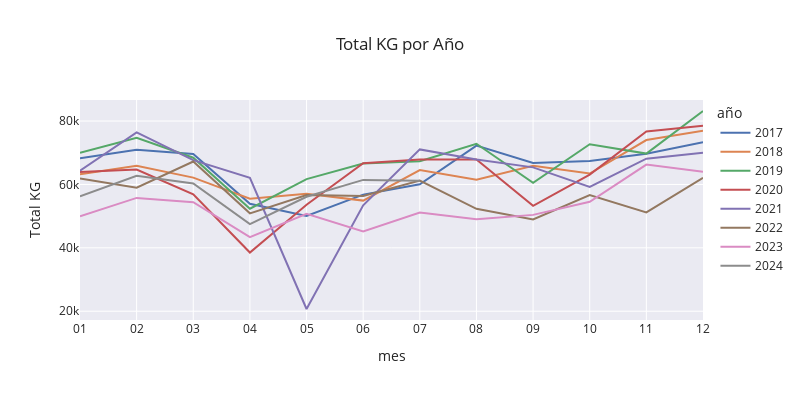

This figure's notebook cell:
### Code cell
fig = px.line(s1_2016_08, 
              x='mes', 
              y='total_kg', 
              color='año',  # Diferente color por año
              labels={'mes_dia': 'Mes', 'total_kg': 'Total KG'}, 
              title='Total KG por Año',
              width=800, height=400)

# Mostrar el gráfico interactivo
fig.show()

### Figure 1 — Plotly figure (JSON) as saved in the notebook; plotly's stock layout.template omitted (floating-point values rounded to 4 significant figures)
{"data": [{"hovertemplate": "año=2017<br>mes=%{x}<br>Total KG=%{y}<extra></extra>", "legendgroup": "2017", "line": {"color": "rgb(76,114,176)", "dash": "solid"}, "marker": {"symbol": "circle"}, "mode": "lines", "name": "2017", "orientation": "v", "showlegend": true, "type": "scatter", "x": ["01", "02", "03", "04", "05", "06", "07", "08", "09", "10", "11", "12"], "xaxis": "x", "y": [68260.0, 70940.0, 69600, 53880, 50030.0, 56800.0, 60040.0, 72250.0, 66740.0, 67410.0, 69680.0, 73320], "yaxis": "y"}, {"hovertemplate": "año=2018<br>mes=%{x}<br>Total KG=%{y}<extra></extra>", "legendgroup": "2018", "line": {"color": "rgb(221,132,82)", "dash": "solid"}, "marker": {"symbol": "circle"}, "mode": "lines", "name": "2018", "orientation": "v", "showlegend": true, "type": "scatter", "x": ["01", "02", "03", "04", "05", "06", "07", "08", "09", "10", "11", "12"], "xaxis": "x", "y": [63180, 65880, 62150.0, 55500.0, 57050.0, 54910.0, 64550.0, 61490.0, 65900.0, 63460.0, 74010.0, 76980.0], "yaxis": "y"}, {"hovertemplate": "año=2019<br>mes=%{x}<br>Total KG=%{y}<extra></extra>", "legendgroup": "2019", "line": {"color": "rgb(85,168,104)", "dash": "solid"}, "marker": {"symbol": "circle"}, "mode": "lines", "name": "2019", "orientation": "v", "showlegend": true, "type": "scatter", "x": ["01", "02", "03", "04", "05", "06", "07", "08", "09", "10", "11", "12"], "xaxis": "x", "y": [69980.0, 74740.0, 68440.0, 52340.0, 61680.0, 66610.0, 67320.0, 72840.0, 60520.0, 72680.0, 69730.0, 83180.0], "yaxis": "y"}, {"hovertemplate": "año=2020<br>mes=%{x}<br>Total KG=%{y}<extra></extra>", "legendgroup": "2020", "line": {"color": "rgb(196,78,82)", "dash": "solid"}, "marker": {"symbol": "circle"}, "mode": "lines", "name": "2020", "orientation": "v", "showlegend": true, "type": "scatter", "x": ["01", "02", "03", "04", "05", "06", "07", "08", "09", "10", "11", "12"], "xaxis": "x", "y": [63890.0, 64680.0, 56870.0, 38520.0, 53610.0, 66690.0, 67870.0, 67860, 53250.0, 63110.0, 76720.0, 78540], "yaxis": "y"}, {"hovertemplate": "año=2021<br>mes=%{x}<br>Total KG=%{y}<extra></extra>", "legendgroup": "2021", "line": {"color": "rgb(129,114,179)", "dash": "solid"}, "marker": {"symbol": "circle"}, "mode": "lines", "name": "2021", "orientation": "v", "showlegend": true, "type": "scatter", "x": ["01", "02", "03", "04", "05", "06", "07", "08", "09", "10", "11", "12"], "xaxis": "x", "y": [64320, 76420.0, 67680.0, 62100.0, 20700, 53420.0, 71060.0, 67860.0, 65390.0, 59210.0, 68130.0, 70030.0], "yaxis": "y"}, {"hovertemplate": "año=2022<br>mes=%{x}<br>Total KG=%{y}<extra></extra>", "legendgroup": "2022", "line": {"color": "rgb(147,120,96)", "dash": "solid"}, "marker": {"symbol": "circle"}, "mode": "lines", "name": "2022", "orientation": "v", "showlegend": true, "type": "scatter", "x": ["01", "02", "03", "04", "05", "06", "07", "08", "09", "10", "11", "12"], "xaxis": "x", "y": [61910.0, 58990.0, 67240.0, 50880, 56660.0, 56340, 61230.0, 52320, 48960, 56640, 51180, 62100], "yaxis": "y"}, {"hovertemplate": "año=2023<br>mes=%{x}<br>Total KG=%{y}<extra></extra>", "legendgroup": "2023", "line": {"color": "rgb(218,139,195)", "dash": "solid"}, "marker": {"symbol": "circle"}, "mode": "lines", "name": "2023", "orientation": "v", "showlegend": true, "type": "scatter", "x": ["01", "02", "03", "04", "05", "06", "07", "08", "09", "10", "11", "12"], "xaxis": "x", "y": [49940.0, 55760.0, 54390.0, 43390.0, 50750.0, 45210.0, 51120.0, 49010.0, 50400.0, 54520.0, 66280.0, 64000.0], "yaxis": "y"}, {"hovertemplate": "año=2024<br>mes=%{x}<br>Total KG=%{y}<extra></extra>", "legendgroup": "2024", "line": {"color": "rgb(140,140,140)", "dash": "solid"}, "marker": {"symbol": "circle"}, "mode": "lines", "name": "2024", "orientation": "v", "showlegend": true, "type": "scatter", "x": ["01", "02", "03", "04", "05", "06", "07"], "xaxis": "x", "y": [56230.0, 62700.0, 60330.0, 47510.0, 56110.0, 61440.0, 61160.0], "yaxis": "y"}], "layout": {"height": 400, "legend": {"title": {"text": "año"}, "tracegroupgap": 0}, "title": {"text": "Total KG por Año"}, "width": 800, "xaxis": {"anchor": "y", "domain": [0, 1], "title": {"text": "mes"}}, "yaxis": {"anchor": "x", "domain": [0, 1], "title": {"text": "Total KG"}}}}
